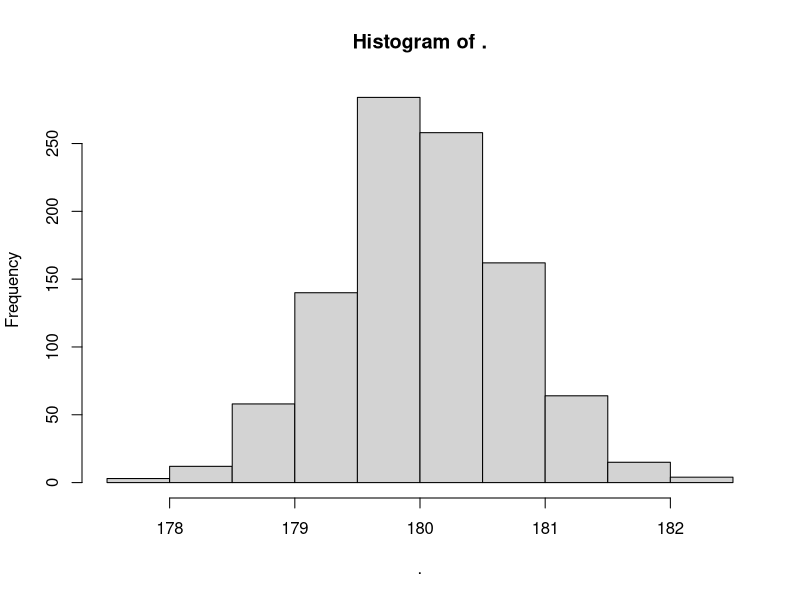
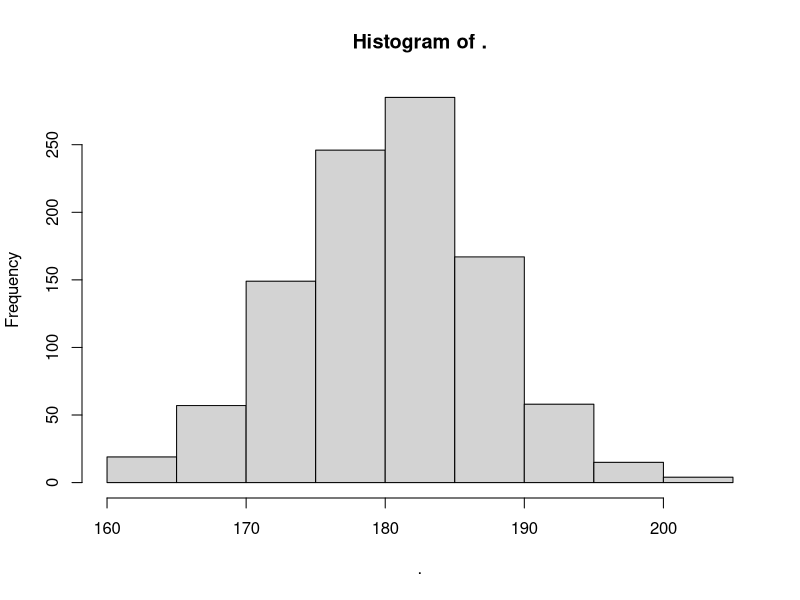
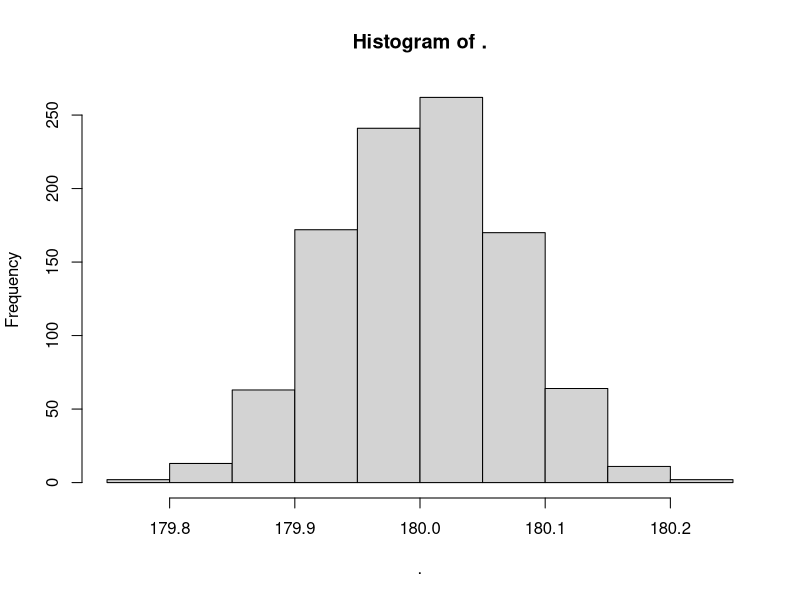

Write the R code that produced these figures, in order.
## ---- chunk 1
#| warning: false
suppressPackageStartupMessages(library(tidyverse))
## ---- chunk 2
mean( rnorm ( 100, 180, 7 ) )
## ---- chunk 3
set.seed( 1234 )

replicate( 1000, {
  mean( rnorm ( 100, 180, 7 ) )
  } ) %>%
  hist()
## ---- chunk 4
rnorm( 1000, 180, 7 ) %>%
  hist()
## ---- chunk 5
replicate( 1000, {
  mean( rnorm ( 10000, 180, 7 ) )
  } ) %>%
  hist()
## ---- chunk 6
mean ( 
  replicate( 10000, {
    one_mans_height <- rnorm ( 1, 180, 7 )
    one_womans_height <- rnorm ( 1, 166, 6 )
    one_womans_height > one_mans_height
  } ) 
) * 100 # probability in percent
